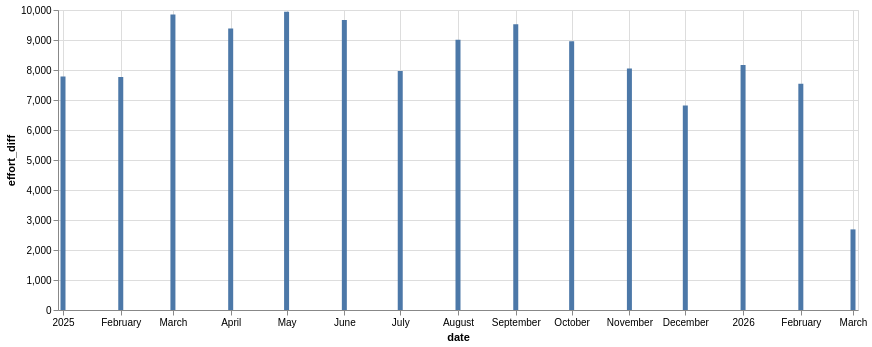

Write notebook code for a chart like this one.
### Code cell
alt.Chart(
    df.filter(
        pl.col('date').dt.year() >= 2025
    ).filter(
        pl.col('name').is_in(
            ["Šlechtovka - finální rovinka","Lužánky rovinka","Smetanovy reverse","tenis 1K","Hvězda flat"]
        )
    ).sort(
        by='date'
    ).group_by_dynamic(
        index_column='date',every='1mo'
    ).agg(
        pl.col('effort_diff').sum()
    ),
    width=800
).mark_bar(
).encode(
    alt.X("date:T"),
    alt.Y('effort_diff:Q')
    )

### Figure 1 — Vega-Lite specification as saved in the notebook (floating-point values rounded to 4 significant figures)
{"config": {"view": {"continuousWidth": 300, "continuousHeight": 300}}, "data": {"name": "data-6db8d201a9a67cbeecc63f078cb578d8"}, "mark": {"type": "bar"}, "encoding": {"x": {"field": "date", "type": "temporal"}, "y": {"field": "effort_diff", "type": "quantitative"}}, "width": 800, "$schema": "https://vega.github.io/schema/vega-lite/v6.1.0.json", "datasets": {"data-6db8d201a9a67cbeecc63f078cb578d8": [{"date": "2025-01-01T00:00:00", "effort_diff": 7785}, {"date": "2025-02-01T00:00:00", "effort_diff": 7765}, {"date": "2025-03-01T00:00:00", "effort_diff": 9850}, {"date": "2025-04-01T00:00:00", "effort_diff": 9381}, {"date": "2025-05-01T00:00:00", "effort_diff": 9943}, {"date": "2025-06-01T00:00:00", "effort_diff": 9664}, {"date": "2025-07-01T00:00:00", "effort_diff": 7967}, {"date": "2025-08-01T00:00:00", "effort_diff": 9012}, {"date": "2025-09-01T00:00:00", "effort_diff": 9525}, {"date": "2025-10-01T00:00:00", "effort_diff": 8959}, {"date": "2025-11-01T00:00:00", "effort_diff": 8051}, {"date": "2025-12-01T00:00:00", "effort_diff": 6819}, {"date": "2026-01-01T00:00:00", "effort_diff": 8170}, {"date": "2026-02-01T00:00:00", "effort_diff": 7543}, {"date": "2026-03-01T00:00:00", "effort_diff": 2687}]}}
